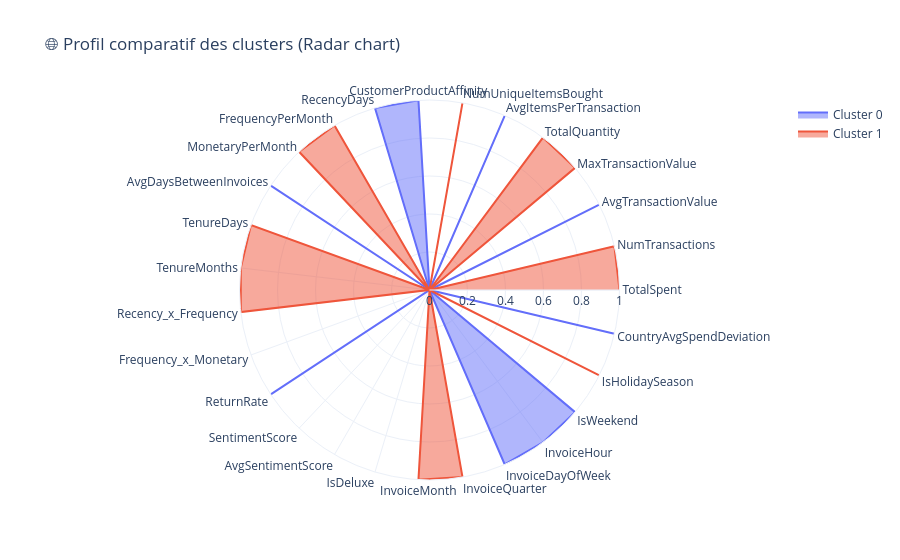

The code cell stored with this chart in its notebook:
### Code cell
from sklearn.preprocessing import MinMaxScaler
import plotly.graph_objects as go

scaler = MinMaxScaler()
cluster_norm = pd.DataFrame(
    scaler.fit_transform(cluster_profile),
    columns=cluster_profile.columns,
    index=cluster_profile.index
)

# radar chart
categories = cluster_norm.columns
fig = go.Figure()

for i in cluster_norm.index:
    fig.add_trace(go.Scatterpolar(
        r=cluster_norm.loc[i].values,
        theta=categories,
        fill='toself',
        name=f'Cluster {i}'
    ))

fig.update_layout(
    polar=dict(radialaxis=dict(visible=True)),
    title="🌐 Profil comparatif des clusters (Radar chart)",
    template="plotly_white"
)
fig.show()

### Figure 1 — Plotly figure (JSON) as saved in the notebook; plotly's stock layout.template omitted (floating-point values rounded to 4 significant figures)
{"data": [{"fill": "toself", "name": "Cluster 0", "r": [0.0, 0.0, 1.0, 0.0, 0.0, 1.0, 0.0, 1.0, 1.0, 0.0, 0.0, 1.0, 0.0, 0.0, 0.0, 0.0, 1.0, 0.0, 0.0, 0.0, 0.0, 0.0, 1.0, 1.0, 1.0, 0.0, 1.0], "theta": ["TotalSpent", "NumTransactions", "AvgTransactionValue", "MaxTransactionValue", "TotalQuantity", "AvgItemsPerTransaction", "NumUniqueItemsBought", "CustomerProductAffinity", "RecencyDays", "FrequencyPerMonth", "MonetaryPerMonth", "AvgDaysBetweenInvoices", "TenureDays", "TenureMonths", "Recency_x_Frequency", "Frequency_x_Monetary", "ReturnRate", "SentimentScore", "AvgSentimentScore", "IsDeluxe", "InvoiceMonth", "InvoiceQuarter", "InvoiceDayOfWeek", "InvoiceHour", "IsWeekend", "IsHolidaySeason", "CountryAvgSpendDeviation"], "type": "scatterpolar"}, {"fill": "toself", "name": "Cluster 1", "r": [1.0, 1.0, 0.0, 1.0, 1.0, 0.0, 1.0, 0.0, 0.0, 1.0, 1.0, 0.0, 1.0, 1.0, 1.0, 0.0, 0.0, 0.0, 0.0, 0.0, 1.0, 1.0, 0.0, 0.0, 0.0, 1.0, 0.0], "theta": ["TotalSpent", "NumTransactions", "AvgTransactionValue", "MaxTransactionValue", "TotalQuantity", "AvgItemsPerTransaction", "NumUniqueItemsBought", "CustomerProductAffinity", "RecencyDays", "FrequencyPerMonth", "MonetaryPerMonth", "AvgDaysBetweenInvoices", "TenureDays", "TenureMonths", "Recency_x_Frequency", "Frequency_x_Monetary", "ReturnRate", "SentimentScore", "AvgSentimentScore", "IsDeluxe", "InvoiceMonth", "InvoiceQuarter", "InvoiceDayOfWeek", "InvoiceHour", "IsWeekend", "IsHolidaySeason", "CountryAvgSpendDeviation"], "type": "scatterpolar"}], "layout": {"polar": {"radialaxis": {"visible": true}}, "title": {"text": "🌐 Profil comparatif des clusters (Radar chart)"}}}
